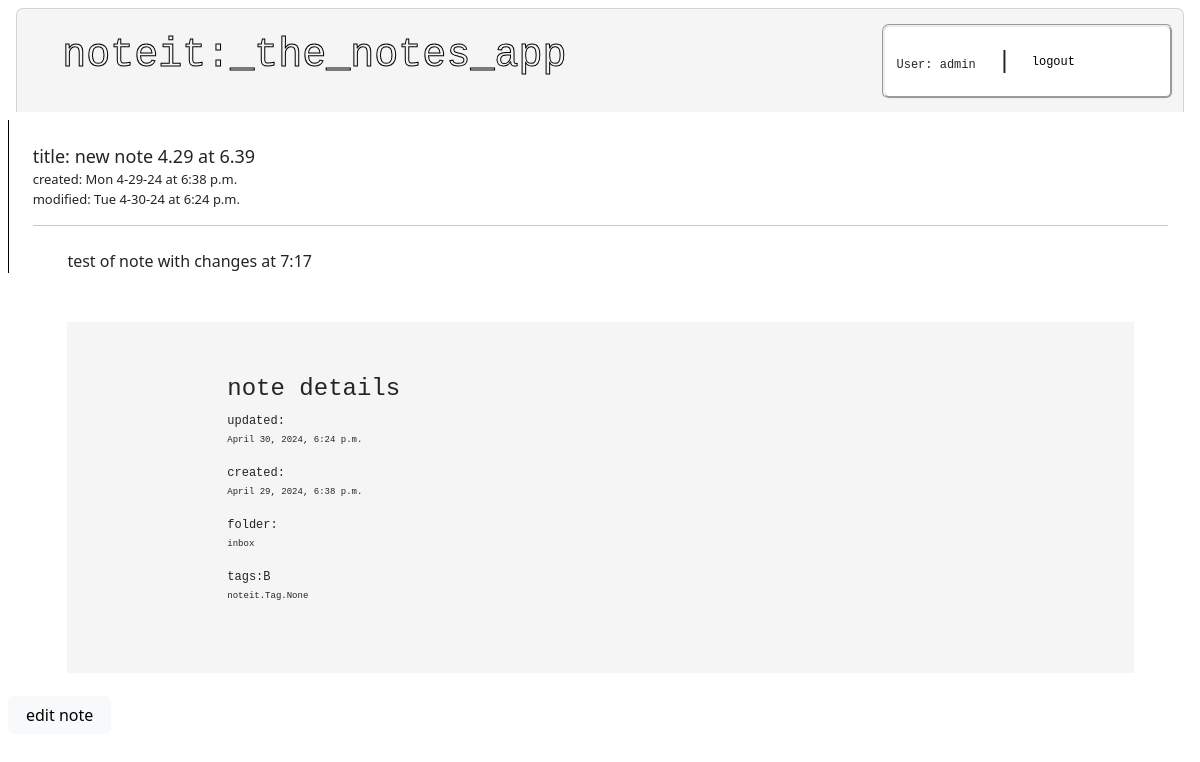
/noteit/notes/153/results/ (signed in), run on an earlier commit of the app's database.
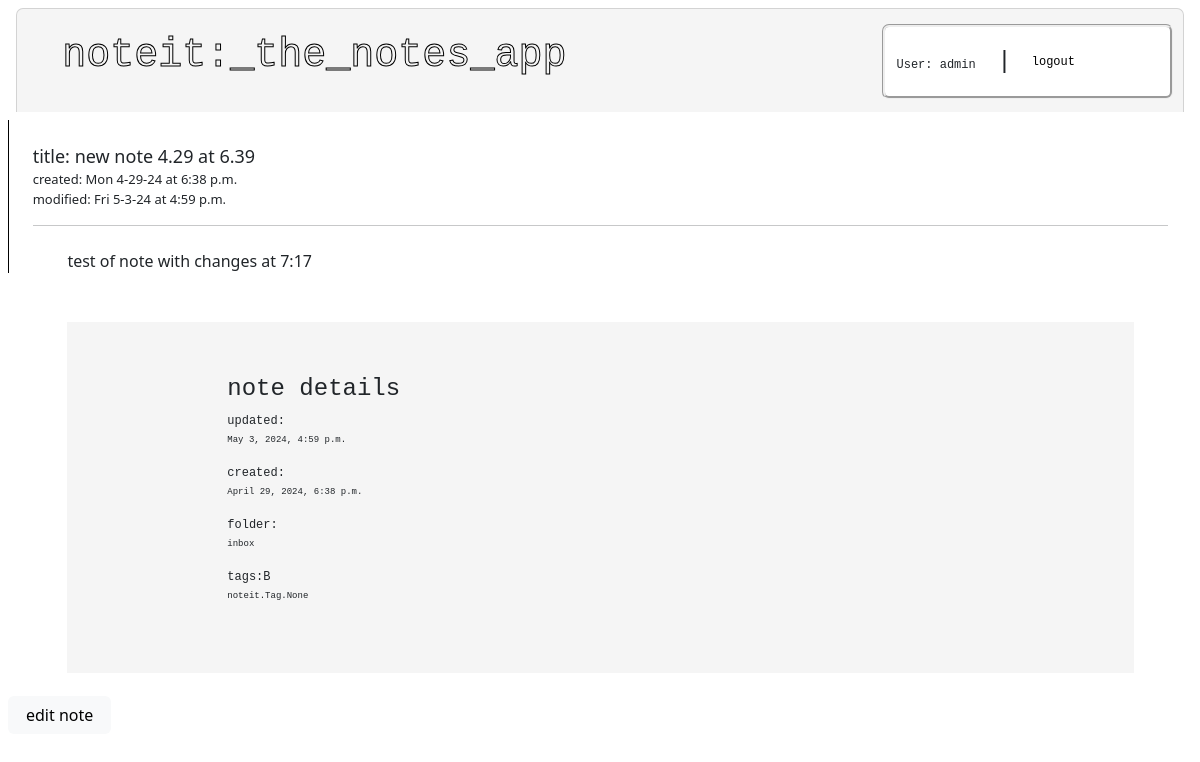
And on a later commit of the database.
### noteit/models.py (models this page shows, shortened)
class Note(models.Model):
    user = models.ForeignKey(User, on_delete=models.CASCADE)
    title = models.CharField(max_length=100, blank=True, null=True, default="")
    content = models.TextField(max_length=10000, blank=True, null=True,
                               default="")
    created_at = models.DateTimeField(auto_now_add=True)
    updated_at = models.DateTimeField(auto_now=True)
    folder = models.ForeignKey(Folder, on_delete=models.SET_NULL,
                               blank=True, null=True)
    tags = models.ManyToManyField(Tag, blank=True)
    slug = models.SlugField(blank=True, null=True)
    objects = NoteManager()

class Folder(models.Model):
    user = models.ForeignKey(User, on_delete=models.CASCADE)
    name = models.CharField(max_length=50)
    def __str__(self):
        return self.name

### noteit/views.py (the view)
# urls.py: path("notes/<int:pk>/results/", views.ResultsView.as_view(),
class ResultsView(LoginRequiredMixin, generic.DetailView):
    print("resultsView")
    login_url = "/accounts/login/"
    redirect_field_name = "redirect_to"
    model = Note
    content = Note.content
    template_name = "noteit/results.html"

### noteit/templates/noteit/results.html
{% extends 'noteit/base.html' %}
{% load static %}
{% block content %}
<legend>
    <ul style="list-style: none; padding:2%; border-left: 1px black solid;">
        <li style="font-size:large">title: {{ note.title }}</li>
        <li style="font-size:small">created: {{ note.created_at|date:"D n-j-y"}} at
            {{note.created_at|time:"P" }}</li>
        <li style="font-size:small">modified: {{ note.updated_at|date:"D n-j-y"}} at
            {{note.updated_at|time:"P" }}</li>
        <hr>
        <li class="li1 li2">
            <div class="textbox2 container-xl" style="float: left">
                <p class="textbox3" style="text-align: left; font-size: medium;">{{ note.content }}</p>
            </div>
            <div class="info1 container-sm" style="float: right">
                <div class="info2" style="font-size:small"">
                    <h4>note details</h4>
                    <p>updated:<br><span class="info3"> {{ note.updated_at }} </span></p>
                    <p>created:<br><span class="info3"> {{ note.created_at }} </span></p>
                    <p>folder:<br><span class="info3"> {{ note.folder }} </span></p>
                    <p>tags:B<br><span class="info3"> {{ note.tags }} </span></p>
                </div>
            </div>
        </li>
    </ul>
    <div>
        <a href="{% url 'noteit:detail' note.id %}" class="btn btn-light border-0"><button class="border-0 bg-light">edit note</button></a>
    </div>
</legend>
{% endblock %}

What changed in the data, as far as the page shows it:
changed Note "new note 4.29 at 6.39": updated_at "Tue 4-30-24" → "Fri 5-3-24"; updated_at "6:24 p.m." → "4:59 p.m."; updated_at "April 30, 2024, 6:24 p.m." → "May 3, 2024, 4:59 p.m."
